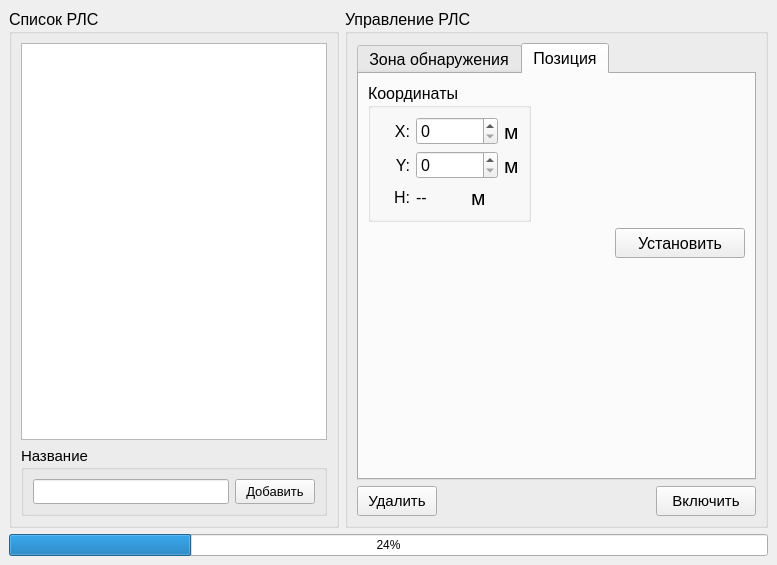
<?xml version="1.0" encoding="UTF-8"?>
<ui version="4.0">
 <class>manRLSWindow</class>
 <widget class="QMainWindow" name="manRLSWindow">
  <property name="geometry">
   <rect>
    <x>0</x>
    <y>0</y>
    <width>777</width>
    <height>565</height>
   </rect>
  </property>
  <property name="windowTitle">
   <string>MainWindow</string>
  </property>
  <widget class="QWidget" name="centralwidget">
   <layout class="QVBoxLayout" name="verticalLayout_6">
    <item>
     <layout class="QHBoxLayout" name="horizontalLayout_3">
      <item>
       <widget class="QGroupBox" name="listRLSGroupBox">
        <property name="maximumSize">
         <size>
          <width>330</width>
          <height>16777215</height>
         </size>
        </property>
        <property name="font">
         <font>
          <pointsize>12</pointsize>
         </font>
        </property>
        <property name="title">
         <string>Список РЛС</string>
        </property>
        <layout class="QVBoxLayout" name="verticalLayout_5">
         <item>
          <widget class="QTableWidget" name="listRLSTableWidget">
           <property name="sizePolicy">
            <sizepolicy hsizetype="Expanding" vsizetype="MinimumExpanding">
             <horstretch>0</horstretch>
             <verstretch>0</verstretch>
            </sizepolicy>
           </property>
           <property name="maximumSize">
            <size>
             <width>99999</width>
             <height>16777215</height>
            </size>
           </property>
           <property name="selectionBehavior">
            <enum>QAbstractItemView::SelectRows</enum>
           </property>
          </widget>
         </item>
         <item>
          <layout class="QVBoxLayout" name="verticalLayout_4">
           <item>
            <widget class="QGroupBox" name="nameNewRLSGroupBox">
             <property name="maximumSize">
              <size>
               <width>16777215</width>
               <height>70</height>
              </size>
             </property>
             <property name="font">
              <font>
               <pointsize>11</pointsize>
              </font>
             </property>
             <property name="title">
              <string>Название</string>
             </property>
             <layout class="QHBoxLayout" name="horizontalLayout_8">
              <item>
               <widget class="QLineEdit" name="nameNewRLSLineEdit">
                <property name="font">
                 <font>
                  <pointsize>12</pointsize>
                 </font>
                </property>
               </widget>
              </item>
              <item>
               <widget class="QPushButton" name="createRLSButton">
                <property name="minimumSize">
                 <size>
                  <width>80</width>
                  <height>25</height>
                 </size>
                </property>
                <property name="maximumSize">
                 <size>
                  <width>100</width>
                  <height>25</height>
                 </size>
                </property>
                <property name="font">
                 <font>
                  <pointsize>10</pointsize>
                 </font>
                </property>
                <property name="text">
                 <string>Добавить</string>
                </property>
               </widget>
              </item>
             </layout>
            </widget>
           </item>
          </layout>
         </item>
        </layout>
       </widget>
      </item>
      <item>
       <widget class="QGroupBox" name="manRLSGroupBox">
        <property name="maximumSize">
         <size>
          <width>99999</width>
          <height>999</height>
         </size>
        </property>
        <property name="font">
         <font>
          <pointsize>12</pointsize>
         </font>
        </property>
        <property name="title">
         <string>Управление РЛС</string>
        </property>
        <layout class="QVBoxLayout" name="verticalLayout">
         <item>
          <widget class="QTabWidget" name="generateDVOptTabWidget">
           <property name="font">
            <font>
             <pointsize>12</pointsize>
            </font>
           </property>
           <property name="currentIndex">
            <number>1</number>
           </property>
           <widget class="QWidget" name="tab_4">
            <attribute name="title">
             <string>Зона обнаружения</string>
            </attribute>
            <layout class="QVBoxLayout" name="verticalLayout_14">
             <item>
              <widget class="QGroupBox" name="ZDvertGroupBox">
               <property name="sizePolicy">
                <sizepolicy hsizetype="Preferred" vsizetype="Minimum">
                 <horstretch>0</horstretch>
                 <verstretch>0</verstretch>
                </sizepolicy>
               </property>
               <property name="font">
                <font>
                 <pointsize>12</pointsize>
                </font>
               </property>
               <property name="title">
                <string>Зона обнаружения в вертикальной плоскости</string>
               </property>
               <property name="alignment">
                <set>Qt::AlignCenter</set>
               </property>
               <layout class="QVBoxLayout" name="verticalLayout_3">
                <item>
                 <layout class="QHBoxLayout" name="plotZDLayout"/>
                </item>
               </layout>
              </widget>
             </item>
            </layout>
           </widget>
           <widget class="QWidget" name="tab_6">
            <attribute name="title">
             <string>Позиция</string>
            </attribute>
            <layout class="QVBoxLayout" name="verticalLayout_2">
             <item>
              <layout class="QHBoxLayout" name="horizontalLayout_11">
               <item>
                <widget class="QGroupBox" name="coordRLSgroupBox">
                 <property name="font">
                  <font>
                   <pointsize>12</pointsize>
                  </font>
                 </property>
                 <property name="title">
                  <string>Координаты</string>
                 </property>
                 <layout class="QVBoxLayout" name="verticalLayout_10">
                  <item>
                   <layout class="QHBoxLayout" name="horizontalLayout_15">
                    <item>
                     <widget class="QLabel" name="xRLSLabel">
                      <property name="minimumSize">
                       <size>
                        <width>30</width>
                        <height>0</height>
                       </size>
                      </property>
                      <property name="maximumSize">
                       <size>
                        <width>30</width>
                        <height>16777215</height>
                       </size>
                      </property>
                      <property name="font">
                       <font>
                        <pointsize>12</pointsize>
                       </font>
                      </property>
                      <property name="text">
                       <string>X:</string>
                      </property>
                      <property name="alignment">
                       <set>Qt::AlignRight|Qt::AlignTrailing|Qt::AlignVCenter</set>
                      </property>
                     </widget>
                    </item>
                    <item>
                     <widget class="QSpinBox" name="xRLSspinBox">
                      <property name="minimumSize">
                       <size>
                        <width>50</width>
                        <height>0</height>
                       </size>
                      </property>
                      <property name="maximumSize">
                       <size>
                        <width>400</width>
                        <height>16777215</height>
                       </size>
                      </property>
                      <property name="maximum">
                       <number>999999999</number>
                      </property>
                     </widget>
                    </item>
                    <item>
                     <widget class="QLabel" name="mLabel_2">
                      <property name="font">
                       <font>
                        <pointsize>16</pointsize>
                       </font>
                      </property>
                      <property name="text">
                       <string>м</string>
                      </property>
                     </widget>
                    </item>
                   </layout>
                  </item>
                  <item>
                   <layout class="QHBoxLayout" name="horizontalLayout_14">
                    <item>
                     <widget class="QLabel" name="yRLSLabel">
                      <property name="minimumSize">
                       <size>
                        <width>30</width>
                        <height>0</height>
                       </size>
                      </property>
                      <property name="maximumSize">
                       <size>
                        <width>30</width>
                        <height>16777215</height>
                       </size>
                      </property>
                      <property name="font">
                       <font>
                        <pointsize>12</pointsize>
                       </font>
                      </property>
                      <property name="text">
                       <string>Y:</string>
                      </property>
                      <property name="alignment">
                       <set>Qt::AlignRight|Qt::AlignTrailing|Qt::AlignVCenter</set>
                      </property>
                     </widget>
                    </item>
                    <item>
                     <widget class="QSpinBox" name="yRLSspinBox">
                      <property name="minimumSize">
                       <size>
                        <width>50</width>
                        <height>0</height>
                       </size>
                      </property>
                      <property name="maximumSize">
                       <size>
                        <width>400</width>
                        <height>16777215</height>
                       </size>
                      </property>
                      <property name="maximum">
                       <number>999999999</number>
                      </property>
                     </widget>
                    </item>
                    <item>
                     <widget class="QLabel" name="mLabel_3">
                      <property name="font">
                       <font>
                        <pointsize>16</pointsize>
                       </font>
                      </property>
                      <property name="text">
                       <string>м</string>
                      </property>
                     </widget>
                    </item>
                   </layout>
                  </item>
                  <item>
                   <layout class="QHBoxLayout" name="horizontalLayout_21">
                    <item>
                     <widget class="QLabel" name="zRLSLabel">
                      <property name="maximumSize">
                       <size>
                        <width>30</width>
                        <height>16777215</height>
                       </size>
                      </property>
                      <property name="font">
                       <font>
                        <pointsize>12</pointsize>
                       </font>
                      </property>
                      <property name="text">
                       <string>H:</string>
                      </property>
                      <property name="alignment">
                       <set>Qt::AlignRight|Qt::AlignTrailing|Qt::AlignVCenter</set>
                      </property>
                     </widget>
                    </item>
                    <item>
                     <widget class="QLabel" name="zValueRLSLabel">
                      <property name="text">
                       <string>--</string>
                      </property>
                     </widget>
                    </item>
                    <item>
                     <widget class="QLabel" name="mLabel_6">
                      <property name="font">
                       <font>
                        <pointsize>16</pointsize>
                       </font>
                      </property>
                      <property name="text">
                       <string>м</string>
                      </property>
                     </widget>
                    </item>
                   </layout>
                  </item>
                 </layout>
                </widget>
               </item>
               <item>
                <spacer name="horizontalSpacer_2">
                 <property name="orientation">
                  <enum>Qt::Horizontal</enum>
                 </property>
                 <property name="sizeHint" stdset="0">
                  <size>
                   <width>40</width>
                   <height>20</height>
                  </size>
                 </property>
                </spacer>
               </item>
              </layout>
             </item>
             <item>
              <layout class="QHBoxLayout" name="horizontalLayout_7">
               <item>
                <spacer name="horizontalSpacer_9">
                 <property name="orientation">
                  <enum>Qt::Horizontal</enum>
                 </property>
                 <property name="sizeHint" stdset="0">
                  <size>
                   <width>40</width>
                   <height>20</height>
                  </size>
                 </property>
                </spacer>
               </item>
               <item>
                <widget class="QPushButton" name="setCoordRLSpushButton">
                 <property name="minimumSize">
                  <size>
                   <width>130</width>
                   <height>30</height>
                  </size>
                 </property>
                 <property name="font">
                  <font>
                   <pointsize>12</pointsize>
                  </font>
                 </property>
                 <property name="text">
                  <string>Установить</string>
                 </property>
                </widget>
               </item>
              </layout>
             </item>
             <item>
              <spacer name="verticalSpacer_2">
               <property name="orientation">
                <enum>Qt::Vertical</enum>
               </property>
               <property name="sizeHint" stdset="0">
                <size>
                 <width>20</width>
                 <height>40</height>
                </size>
               </property>
              </spacer>
             </item>
            </layout>
           </widget>
          </widget>
         </item>
         <item>
          <layout class="QHBoxLayout" name="horizontalLayout_16">
           <item>
            <widget class="QPushButton" name="removeRLSButton">
             <property name="minimumSize">
              <size>
               <width>80</width>
               <height>30</height>
              </size>
             </property>
             <property name="maximumSize">
              <size>
               <width>80</width>
               <height>16777215</height>
              </size>
             </property>
             <property name="font">
              <font>
               <pointsize>11</pointsize>
              </font>
             </property>
             <property name="text">
              <string>Удалить</string>
             </property>
            </widget>
           </item>
           <item>
            <spacer name="horizontalSpacer_7">
             <property name="orientation">
              <enum>Qt::Horizontal</enum>
             </property>
             <property name="sizeHint" stdset="0">
              <size>
               <width>40</width>
               <height>20</height>
              </size>
             </property>
            </spacer>
           </item>
           <item>
            <widget class="QPushButton" name="on_off_RLS_Button">
             <property name="minimumSize">
              <size>
               <width>100</width>
               <height>30</height>
              </size>
             </property>
             <property name="font">
              <font>
               <pointsize>11</pointsize>
              </font>
             </property>
             <property name="text">
              <string>Включить</string>
             </property>
            </widget>
           </item>
          </layout>
         </item>
        </layout>
       </widget>
      </item>
     </layout>
    </item>
    <item>
     <widget class="QProgressBar" name="setRLSprogressBar">
      <property name="value">
       <number>24</number>
      </property>
     </widget>
    </item>
   </layout>
  </widget>
  <widget class="QMenuBar" name="menubar">
   <property name="geometry">
    <rect>
     <x>0</x>
     <y>0</y>
     <width>777</width>
     <height>21</height>
    </rect>
   </property>
  </widget>
 </widget>
 <resources/>
 <connections/>
</ui>
